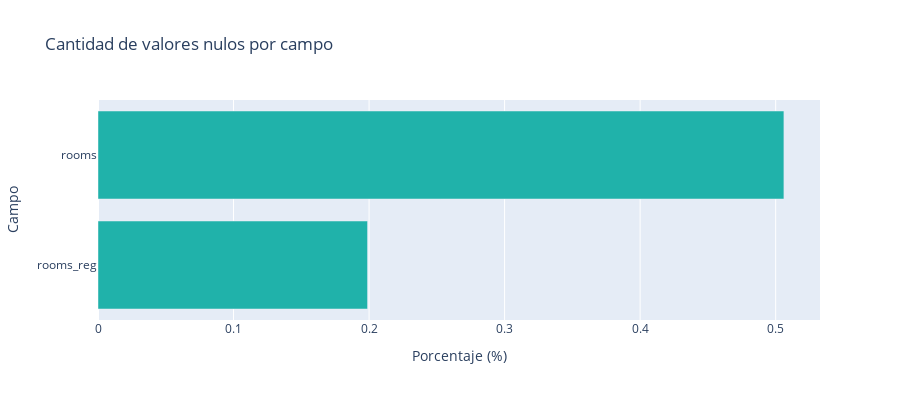

The notebook cell this image was saved under:
### Code cell
dfRooms = dfCapi.loc[:,['rooms','rooms_reg']]
porcentajes_nulos(dfRooms,400)

### Figure 1 — Plotly figure (JSON) as saved in the notebook; plotly's stock layout.template omitted (floating-point values rounded to 4 significant figures)
{"data": [{"alignmentgroup": "True", "hovertemplate": "Porcentaje (%)=%{x}<br>Campo=%{y}<extra></extra>", "legendgroup": "", "marker": {"color": "lightseagreen"}, "name": "", "offsetgroup": "", "orientation": "h", "showlegend": false, "textposition": "auto", "type": "bar", "x": [0.1989, 0.5061], "xaxis": "x", "y": ["rooms_reg", "rooms"], "yaxis": "y"}], "layout": {"barmode": "relative", "height": 400, "legend": {"tracegroupgap": 0}, "title": {"text": "Cantidad de valores nulos por campo"}, "xaxis": {"anchor": "y", "domain": [0, 1], "title": {"text": "Porcentaje (%)"}}, "yaxis": {"anchor": "x", "domain": [0, 1], "title": {"text": "Campo"}}}}
